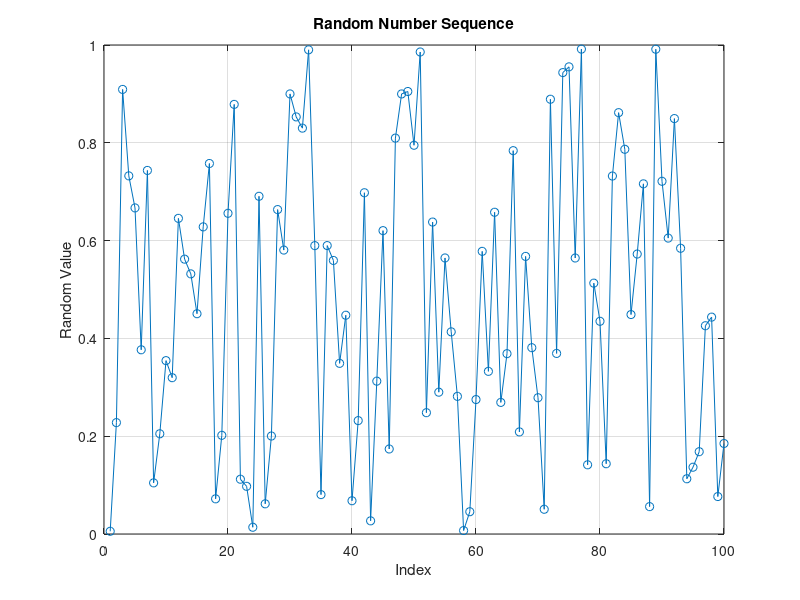

Recreate this plot in MATLAB.
% Parameters
num_points = 100; % number of points to generate

% Generate random numbers
random_numbers = rand(1, num_points);

% Plot
figure;
plot(random_numbers, '-o');
title('Random Number Sequence');
xlabel('Index');
ylabel('Random Value');
grid on;
